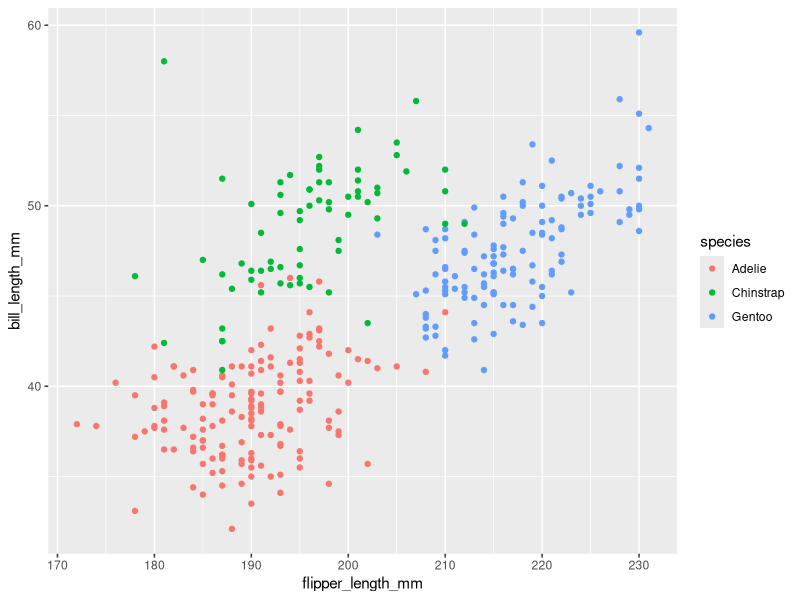

Here is the R script that generated this plot:
## ---- chunk 1
library(tidyverse)
## ---- chunk 2
problem1_df = tibble(
  norm_sample = rnorm(10),
  norm_sample_pos = norm_sample > 0,
  char_length_10 = c("a", "b", "c", "d", "e", "f", "g", "h", "i", "j"),
  fact_length_10 = factor(c("low", "low", "low", "mod", "mod", "mod", "mod", "high", "high", "high")),
)
## ---- chunk 3
mean(pull(problem1_df, norm_sample))
mean(pull(problem1_df, norm_sample_pos))
mean(pull(problem1_df, char_length_10))
mean(pull(problem1_df, fact_length_10))
## ---- chunk 4
data("penguins", package = "palmerpenguins")

summary(penguins)
## ---- chunk 5
ggplot(penguins, aes(x = flipper_length_mm, y = bill_length_mm, color = species)) + geom_point()
ggsave 
